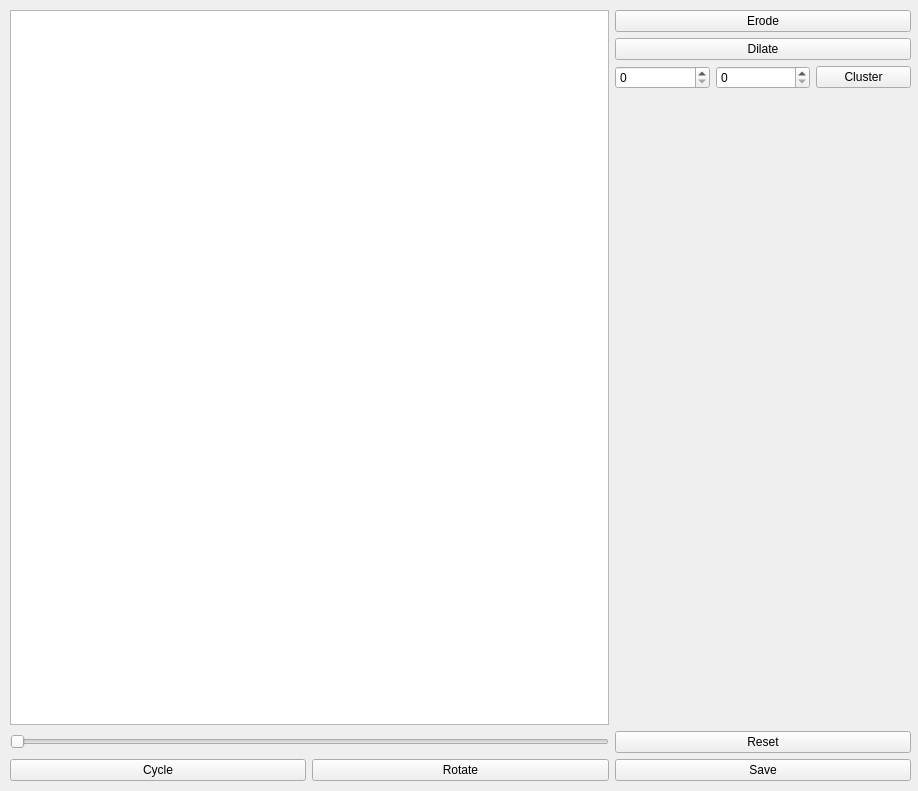
<?xml version="1.0" encoding="UTF-8"?>
<ui version="4.0">
 <class>Form</class>
 <widget class="QWidget" name="Form">
  <property name="geometry">
   <rect>
    <x>0</x>
    <y>0</y>
    <width>918</width>
    <height>791</height>
   </rect>
  </property>
  <property name="windowTitle">
   <string>Form</string>
  </property>
  <widget class="QWidget" name="layoutWidget">
   <property name="geometry">
    <rect>
     <x>10</x>
     <y>10</y>
     <width>901</width>
     <height>771</height>
    </rect>
   </property>
   <layout class="QGridLayout" name="gridLayout">
    <item row="6" column="2">
     <widget class="QPushButton" name="Save">
      <property name="text">
       <string>Save</string>
      </property>
     </widget>
    </item>
    <item row="6" column="0">
     <widget class="QPushButton" name="Cycle">
      <property name="text">
       <string>Cycle</string>
      </property>
     </widget>
    </item>
    <item row="6" column="1">
     <widget class="QPushButton" name="Rotate">
      <property name="text">
       <string>Rotate</string>
      </property>
     </widget>
    </item>
    <item row="0" column="2">
     <widget class="QPushButton" name="Erode">
      <property name="text">
       <string>Erode</string>
      </property>
     </widget>
    </item>
    <item row="5" column="2">
     <widget class="QPushButton" name="Reset">
      <property name="text">
       <string>Reset</string>
      </property>
     </widget>
    </item>
    <item row="0" column="0" rowspan="5" colspan="2">
     <widget class="GraphicsView" name="graphicsView"/>
    </item>
    <item row="1" column="2">
     <widget class="QPushButton" name="Dilate">
      <property name="text">
       <string>Dilate</string>
      </property>
     </widget>
    </item>
    <item row="5" column="0" colspan="2">
     <widget class="QSlider" name="horizontalSlider">
      <property name="orientation">
       <enum>Qt::Horizontal</enum>
      </property>
     </widget>
    </item>
    <item row="3" column="2">
     <spacer name="verticalSpacer">
      <property name="orientation">
       <enum>Qt::Vertical</enum>
      </property>
      <property name="sizeHint" stdset="0">
       <size>
        <width>20</width>
        <height>40</height>
       </size>
      </property>
     </spacer>
    </item>
    <item row="2" column="2">
     <layout class="QHBoxLayout" name="horizontalLayout_2">
      <item>
       <widget class="QSpinBox" name="c_thresh"/>
      </item>
      <item>
       <widget class="QSpinBox" name="c_size"/>
      </item>
      <item>
       <widget class="QPushButton" name="Cluster">
        <property name="text">
         <string>Cluster</string>
        </property>
       </widget>
      </item>
     </layout>
    </item>
   </layout>
  </widget>
 </widget>
 <customwidgets>
  <customwidget>
   <class>GraphicsView</class>
   <extends>QGraphicsView</extends>
   <header>..widgets.GraphicsView</header>
  </customwidget>
 </customwidgets>
 <resources/>
 <connections/>
</ui>
